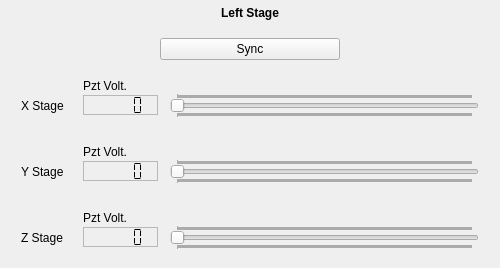
        <widget class="QWidget" name="widget_left" native="true">
         <property name="minimumSize">
          <size>
           <width>500</width>
           <height>0</height>
          </size>
         </property>
         <property name="maximumSize">
          <size>
           <width>16777215</width>
           <height>16777215</height>
          </size>
         </property>
         <layout class="QVBoxLayout" name="verticalLayout_2">
          <property name="spacing">
           <number>0</number>
          </property>
          <property name="leftMargin">
           <number>0</number>
          </property>
          <property name="topMargin">
           <number>0</number>
          </property>
          <property name="rightMargin">
           <number>0</number>
          </property>
          <property name="bottomMargin">
           <number>0</number>
          </property>
          <item>
           <widget class="QLabel" name="label_left">
            <property name="minimumSize">
             <size>
              <width>400</width>
              <height>25</height>
             </size>
            </property>
            <property name="maximumSize">
             <size>
              <width>165550</width>
              <height>25</height>
             </size>
            </property>
            <property name="font">
             <font>
              <weight>75</weight>
              <bold>true</bold>
             </font>
            </property>
            <property name="text">
             <string>Left Stage</string>
            </property>
            <property name="alignment">
             <set>Qt::AlignCenter</set>
            </property>
           </widget>
          </item>
          <item>
           <widget class="QFrame" name="frame_left">
            <property name="minimumSize">
             <size>
              <width>420</width>
              <height>0</height>
             </size>
            </property>
            <property name="maximumSize">
             <size>
              <width>1666600</width>
              <height>16777215</height>
             </size>
            </property>
            <property name="font">
             <font>
              <weight>50</weight>
              <bold>false</bold>
             </font>
            </property>
            <property name="autoFillBackground">
             <bool>false</bool>
            </property>
            <layout class="QVBoxLayout" name="verticalLayout_16">
             <item>
              <widget class="QWidget" name="widget_12" native="true">
               <property name="minimumSize">
                <size>
                 <width>0</width>
                 <height>30</height>
                </size>
               </property>
               <property name="maximumSize">
                <size>
                 <width>16777215</width>
                 <height>30</height>
                </size>
               </property>
               <layout class="QHBoxLayout" name="horizontalLayout_8">
                <property name="topMargin">
                 <number>0</number>
                </property>
                <property name="bottomMargin">
                 <number>0</number>
                </property>
                <item>
                 <widget class="QPushButton" name="pushButtonsync_left">
                  <property name="minimumSize">
                   <size>
                    <width>180</width>
                    <height>0</height>
                   </size>
                  </property>
                  <property name="maximumSize">
                   <size>
                    <width>180</width>
                    <height>16777215</height>
                   </size>
                  </property>
                  <property name="text">
                   <string>Sync</string>
                  </property>
                 </widget>
                </item>
               </layout>
              </widget>
             </item>
             <item>
              <widget class="QFrame" name="frame_1leftX">
               <property name="minimumSize">
                <size>
                 <width>0</width>
                 <height>0</height>
                </size>
               </property>
               <property name="frameShape">
                <enum>QFrame::Box</enum>
               </property>
               <property name="frameShadow">
                <enum>QFrame::Sunken</enum>
               </property>
               <property name="lineWidth">
                <number>0</number>
               </property>
               <layout class="QGridLayout" name="gridLayout_2">
                <property name="leftMargin">
                 <number>12</number>
                </property>
                <property name="rightMargin">
                 <number>12</number>
                </property>
                <property name="horizontalSpacing">
                 <number>12</number>
                </property>
                <property name="verticalSpacing">
                 <number>0</number>
                </property>
                <item row="0" column="1">
                 <widget class="QLabel" name="label_15">
                  <property name="text">
                   <string>Pzt Volt.</string>
                  </property>
                 </widget>
                </item>
                <item row="1" column="0">
                 <widget class="QLabel" name="label_1leftX">
                  <property name="minimumSize">
                   <size>
                    <width>50</width>
                    <height>0</height>
                   </size>
                  </property>
                  <property name="maximumSize">
                   <size>
                    <width>50</width>
                    <height>16777215</height>
                   </size>
                  </property>
                  <property name="font">
                   <font>
                    <weight>50</weight>
                    <bold>false</bold>
                   </font>
                  </property>
                  <property name="text">
                   <string>X Stage</string>
                  </property>
                 </widget>
                </item>
                <item row="1" column="1">
                 <widget class="QLCDNumber" name="lcdpiezo_leftX">
                  <property name="minimumSize">
                   <size>
                    <width>75</width>
                    <height>20</height>
                   </size>
                  </property>
                  <property name="maximumSize">
                   <size>
                    <width>75</width>
                    <height>20</height>
                   </size>
                  </property>
                  <property name="font">
                   <font>
                    <weight>50</weight>
                    <bold>false</bold>
                    <underline>false</underline>
                    <strikeout>false</strikeout>
                    <stylestrategy>PreferAntialias</stylestrategy>
                    <kerning>true</kerning>
                   </font>
                  </property>
                  <property name="frameShape">
                   <enum>QFrame::StyledPanel</enum>
                  </property>
                  <property name="frameShadow">
                   <enum>QFrame::Raised</enum>
                  </property>
                  <property name="lineWidth">
                   <number>3</number>
                  </property>
                  <property name="smallDecimalPoint">
                   <bool>false</bool>
                  </property>
                  <property name="segmentStyle">
                   <enum>QLCDNumber::Flat</enum>
                  </property>
                  <property name="intValue" stdset="0">
                   <number>0</number>
                  </property>
                 </widget>
                </item>
                <item row="1" column="2">
                 <widget class="QSlider" name="piezo_leftX">
                  <property name="minimumSize">
                   <size>
                    <width>280</width>
                    <height>0</height>
                   </size>
                  </property>
                  <property name="maximumSize">
                   <size>
                    <width>16777215</width>
                    <height>16777215</height>
                   </size>
                  </property>
                  <property name="maximum">
                   <number>75001</number>
                  </property>
                  <property name="orientation">
                   <enum>Qt::Horizontal</enum>
                  </property>
                  <property name="tickPosition">
                   <enum>QSlider::TicksBothSides</enum>
                  </property>
                  <property name="tickInterval">
                   <number>200</number>
                  </property>
                 </widget>
                </item>
               </layout>
              </widget>
             </item>
             <item>
              <widget class="QFrame" name="frame_1leftY">
               <property name="frameShape">
                <enum>QFrame::Box</enum>
               </property>
               <property name="frameShadow">
                <enum>QFrame::Sunken</enum>
               </property>
               <property name="lineWidth">
                <number>0</number>
               </property>
               <layout class="QGridLayout" name="gridLayout_13">
                <property name="leftMargin">
                 <number>12</number>
                </property>
                <property name="topMargin">
                 <number>12</number>
                </property>
                <property name="rightMargin">
                 <number>12</number>
                </property>
                <property name="bottomMargin">
                 <number>12</number>
                </property>
                <property name="horizontalSpacing">
                 <number>12</number>
                </property>
                <property name="verticalSpacing">
                 <number>0</number>
                </property>
                <item row="0" column="1">
                 <widget class="QLabel" name="label_13">
                  <property name="text">
                   <string>Pzt Volt.</string>
                  </property>
                 </widget>
                </item>
                <item row="1" column="0">
                 <widget class="QLabel" name="label_1leftY">
                  <property name="minimumSize">
                   <size>
                    <width>50</width>
                    <height>0</height>
                   </size>
                  </property>
                  <property name="maximumSize">
                   <size>
                    <width>50</width>
                    <height>16777215</height>
                   </size>
                  </property>
                  <property name="font">
                   <font>
                    <weight>50</weight>
                    <bold>false</bold>
                   </font>
                  </property>
                  <property name="text">
                   <string>Y Stage</string>
                  </property>
                 </widget>
                </item>
                <item row="1" column="1">
                 <widget class="QLCDNumber" name="lcdpiezo_leftY">
                  <property name="minimumSize">
                   <size>
                    <width>75</width>
                    <height>20</height>
                   </size>
                  </property>
                  <property name="maximumSize">
                   <size>
                    <width>75</width>
                    <height>20</height>
                   </size>
                  </property>
                  <property name="font">
                   <font>
                    <weight>50</weight>
                    <bold>false</bold>
                    <underline>false</underline>
                    <strikeout>false</strikeout>
                    <stylestrategy>PreferAntialias</stylestrategy>
                    <kerning>true</kerning>
                   </font>
                  </property>
                  <property name="frameShape">
                   <enum>QFrame::StyledPanel</enum>
                  </property>
                  <property name="frameShadow">
                   <enum>QFrame::Raised</enum>
                  </property>
                  <property name="lineWidth">
                   <number>3</number>
                  </property>
                  <property name="smallDecimalPoint">
                   <bool>false</bool>
                  </property>
                  <property name="segmentStyle">
                   <enum>QLCDNumber::Flat</enum>
                  </property>
                  <property name="intValue" stdset="0">
                   <number>0</number>
                  </property>
                 </widget>
                </item>
                <item row="1" column="2">
                 <widget class="QSlider" name="piezo_leftY">
                  <property name="minimumSize">
                   <size>
                    <width>280</width>
                    <height>0</height>
                   </size>
                  </property>
                  <property name="maximumSize">
                   <size>
                    <width>16777215</width>
                    <height>16777215</height>
                   </size>
                  </property>
                  <property name="maximum">
                   <number>75001</number>
                  </property>
                  <property name="orientation">
                   <enum>Qt::Horizontal</enum>
                  </property>
                  <property name="tickPosition">
                   <enum>QSlider::TicksBothSides</enum>
                  </property>
                  <property name="tickInterval">
                   <number>200</number>
                  </property>
                 </widget>
                </item>
               </layout>
              </widget>
             </item>
             <item>
              <widget class="QFrame" name="frame_1leftZ">
               <property name="frameShape">
                <enum>QFrame::Box</enum>
               </property>
               <property name="frameShadow">
                <enum>QFrame::Sunken</enum>
               </property>
               <property name="lineWidth">
                <number>0</number>
               </property>
               <layout class="QGridLayout" name="gridLayout_14">
                <property name="leftMargin">
                 <number>12</number>
                </property>
                <property name="rightMargin">
                 <number>12</number>
                </property>
                <property name="horizontalSpacing">
                 <number>12</number>
                </property>
                <property name="verticalSpacing">
                 <number>0</number>
                </property>
                <item row="0" column="1">
                 <widget class="QLabel" name="label_14">
                  <property name="text">
                   <string>Pzt Volt.</string>
                  </property>
                 </widget>
                </item>
                <item row="1" column="0">
                 <widget class="QLabel" name="label_1leftZ">
                  <property name="minimumSize">
                   <size>
                    <width>50</width>
                    <height>0</height>
                   </size>
                  </property>
                  <property name="maximumSize">
                   <size>
                    <width>50</width>
                    <height>16777215</height>
                   </size>
                  </property>
                  <property name="font">
                   <font>
                    <weight>50</weight>
                    <bold>false</bold>
                   </font>
                  </property>
                  <property name="text">
                   <string>Z Stage</string>
                  </property>
                 </widget>
                </item>
                <item row="1" column="1">
                 <widget class="QLCDNumber" name="lcdpiezo_leftZ">
                  <property name="enabled">
                   <bool>true</bool>
                  </property>
                  <property name="minimumSize">
                   <size>
                    <width>75</width>
                    <height>20</height>
                   </size>
                  </property>
                  <property name="maximumSize">
                   <size>
                    <width>75</width>
                    <height>20</height>
                   </size>
                  </property>
                  <property name="font">
                   <font>
                    <weight>50</weight>
                    <bold>false</bold>
                    <underline>false</underline>
                    <strikeout>false</strikeout>
                    <stylestrategy>PreferAntialias</stylestrategy>
                    <kerning>true</kerning>
                   </font>
                  </property>
                  <property name="mouseTracking">
                   <bool>false</bool>
                  </property>
                  <property name="frameShape">
                   <enum>QFrame::StyledPanel</enum>
                  </property>
                  <property name="frameShadow">
                   <enum>QFrame::Raised</enum>
                  </property>
                  <property name="lineWidth">
                   <number>3</number>
                  </property>
                  <property name="smallDecimalPoint">
                   <bool>false</bool>
                  </property>
                  <property name="segmentStyle">
                   <enum>QLCDNumber::Flat</enum>
                  </property>
                  <property name="intValue" stdset="0">
                   <number>0</number>
                  </property>
                 </widget>
                </item>
                <item row="1" column="2">
                 <widget class="QSlider" name="piezo_leftZ">
                  <property name="minimumSize">
                   <size>
                    <width>280</width>
                    <height>0</height>
                   </size>
                  </property>
                  <property name="maximumSize">
                   <size>
                    <width>16777215</width>
                    <height>16777215</height>
                   </size>
                  </property>
                  <property name="maximum">
                   <number>75001</number>
                  </property>
                  <property name="orientation">
                   <enum>Qt::Horizontal</enum>
                  </property>
                  <property name="tickPosition">
                   <enum>QSlider::TicksBothSides</enum>
                  </property>
                  <property name="tickInterval">
                   <number>200</number>
                  </property>
                 </widget>
                </item>
               </layout>
              </widget>
             </item>
            </layout>
           </widget>
          </item>
         </layout>
        </widget>
